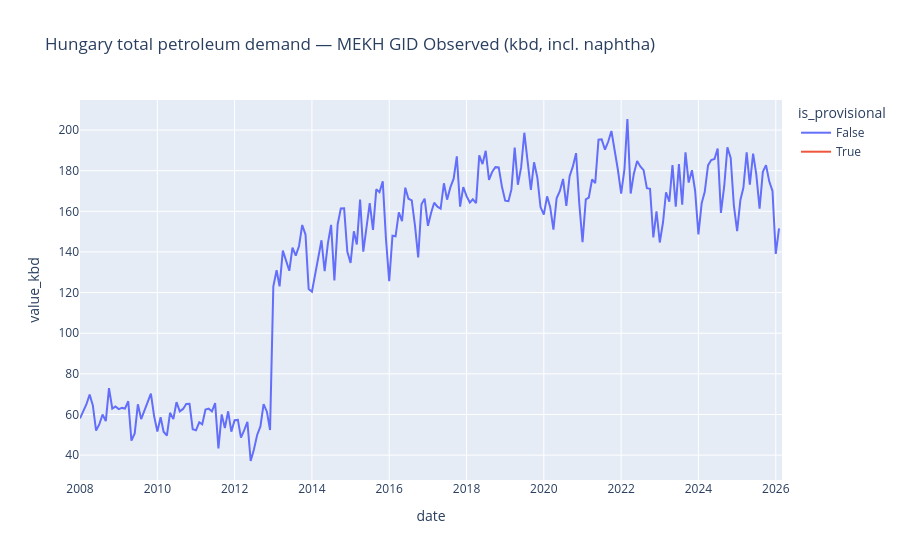

Here is the notebook cell this chart was saved with:
### Markdown cell above
## 2. Headline — total demand (kbd)

### Code cell
headline_ts = (
    headline.groupby(["date", "is_provisional"], as_index=False)["value_kbd"]
    .sum()
    .sort_values("date")
)
fig = px.line(
    headline_ts,
    x="date",
    y="value_kbd",
    color="is_provisional",
    title="Hungary total petroleum demand — MEKH GID Observed (kbd, incl. naphtha)",
)
fig.show()

### Figure 1 — Plotly figure (JSON) as saved in the notebook; plotly's stock layout.template omitted (floating-point values rounded to 4 significant figures; data arrays with more than 128 entries replaced by an {"elided": "..."} marker saying what was removed)
{"data": [{"hovertemplate": "is_provisional=False<br>date=%{x}<br>value_kbd=%{y}<extra></extra>", "legendgroup": "False", "line": {"color": "#636efa", "dash": "solid"}, "marker": {"symbol": "circle"}, "mode": "lines", "name": "False", "orientation": "v", "showlegend": true, "type": "scatter", "x": {"elided": "218 str values"}, "xaxis": "x", "y": {"elided": "218 float values"}, "yaxis": "y"}, {"hovertemplate": "is_provisional=True<br>date=%{x}<br>value_kbd=%{y}<extra></extra>", "legendgroup": "True", "line": {"color": "#EF553B", "dash": "solid"}, "marker": {"symbol": "circle"}, "mode": "lines", "name": "True", "orientation": "v", "showlegend": true, "type": "scatter", "x": ["2026-03-01T00:00:00.000000"], "xaxis": "x", "y": [179.2], "yaxis": "y"}], "layout": {"legend": {"title": {"text": "is_provisional"}, "tracegroupgap": 0}, "title": {"text": "Hungary total petroleum demand — MEKH GID Observed (kbd, incl. naphtha)"}, "xaxis": {"anchor": "y", "domain": [0, 1], "title": {"text": "date"}}, "yaxis": {"anchor": "x", "domain": [0, 1], "title": {"text": "value_kbd"}}}}
